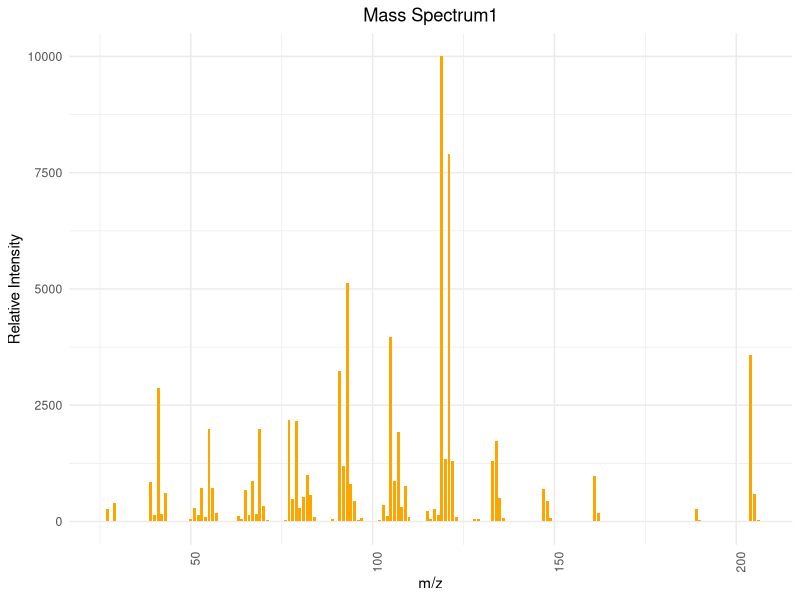

This figure's R source:
## ---- chunk 1
# 安装并加载所需的包
library(ggplot2)

# 图1
mz1 <- c(26, 27, 28, 29, 30, 38, 39, 40, 41, 42, 43, 44, 50, 51, 52, 53, 54, 55, 56, 57, 58, 62, 63, 64, 65, 66, 67, 68, 69, 70, 71, 74, 75, 76, 77, 78, 79, 80, 81, 82, 83, 84, 85, 87, 89, 90, 91, 92, 93, 94, 95, 96, 97, 98, 101, 102, 103, 104, 105, 106, 107, 108, 109, 110, 111, 112, 115, 116, 117, 118, 119, 120, 121, 122, 123, 124, 127, 128, 129, 130, 133, 134, 135, 136, 141, 142, 147, 148, 149, 150, 160, 161, 162, 163, 175, 176, 189, 190, 204, 205, 206)
intensity1 <- c(10, 260, 20, 400, 10, 20, 840, 140, 2880, 170, 610, 20, 50, 290, 130, 720, 90, 1980, 720, 190, 20, 20, 120, 50, 670, 130, 880, 160, 1990, 330, 30, 10, 20, 30, 2190, 490, 2160, 280, 520, 1010, 570, 100, 20, 10, 60, 20, 3230, 1200, 5120, 810, 450, 40, 80, 10, 10, 40, 360, 120, 3960, 860, 1930, 310, 760, 100, 10, 10, 230, 60, 260, 130, 9999, 1340, 7910, 1290, 100, 10, 20, 60, 50, 10, 1300, 1740, 510, 80, 10, 10, 690, 450, 70, 10, 20, 980, 180, 20, 20, 10, 270, 40, 3570, 590, 40)

data1 <- data.frame(mz1, intensity1)


ggplot(data1, aes(x=mz1, y=intensity1)) +
  geom_bar(stat="identity", fill="orange", width=0.8) + 
  theme_minimal() + 
  labs(title="Mass Spectrum1",
       x="m/z",
       y="Relative Intensity") + 
  theme(axis.text.x = element_text(angle = 90, hjust = 1), plot.title = element_text(hjust = 0.5))  
